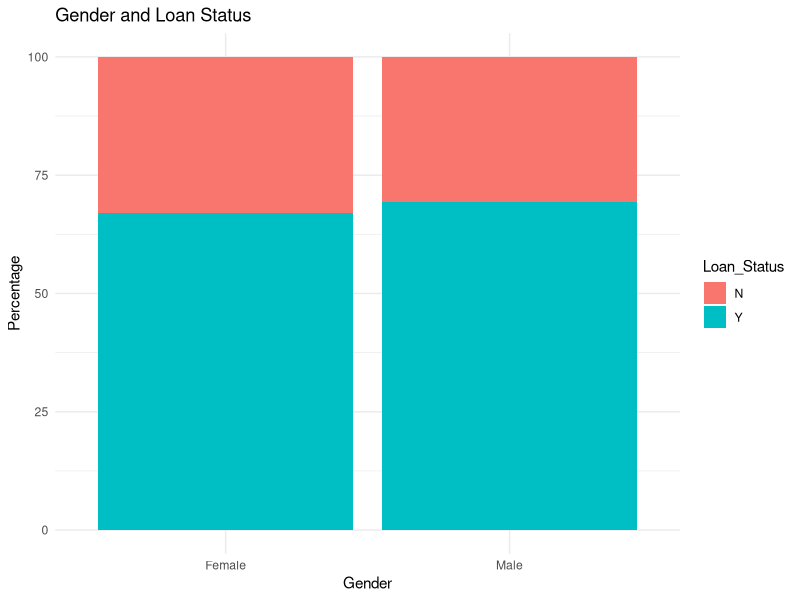
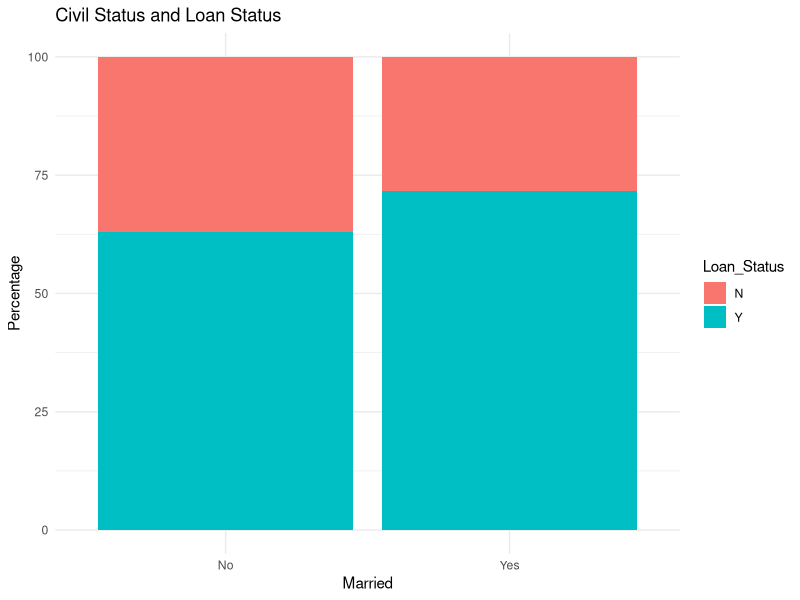
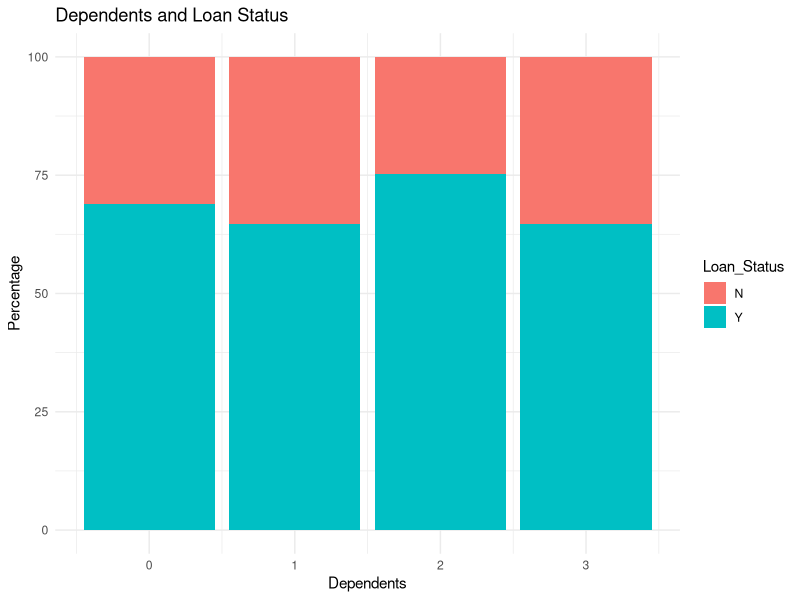
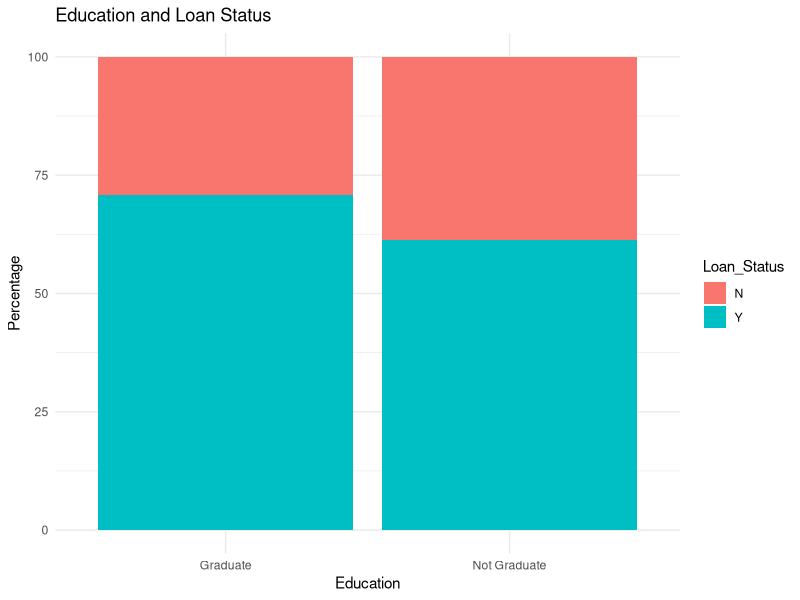
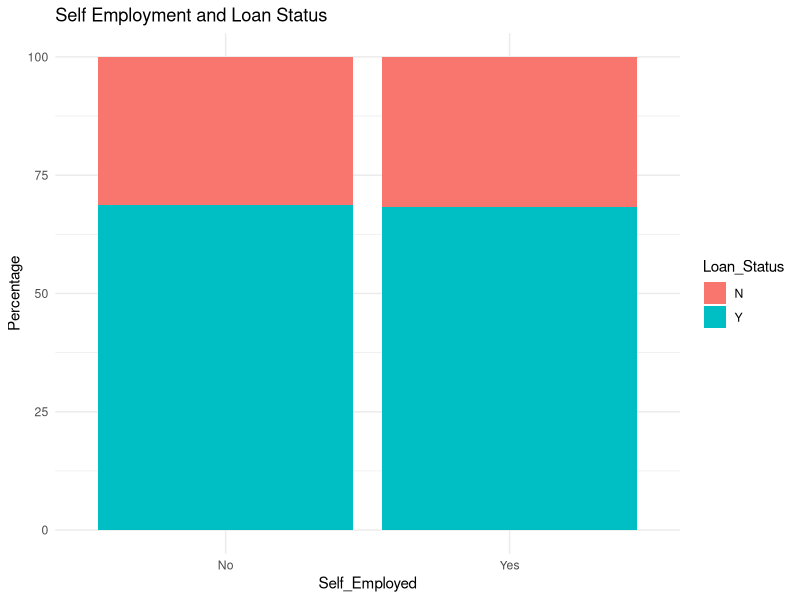
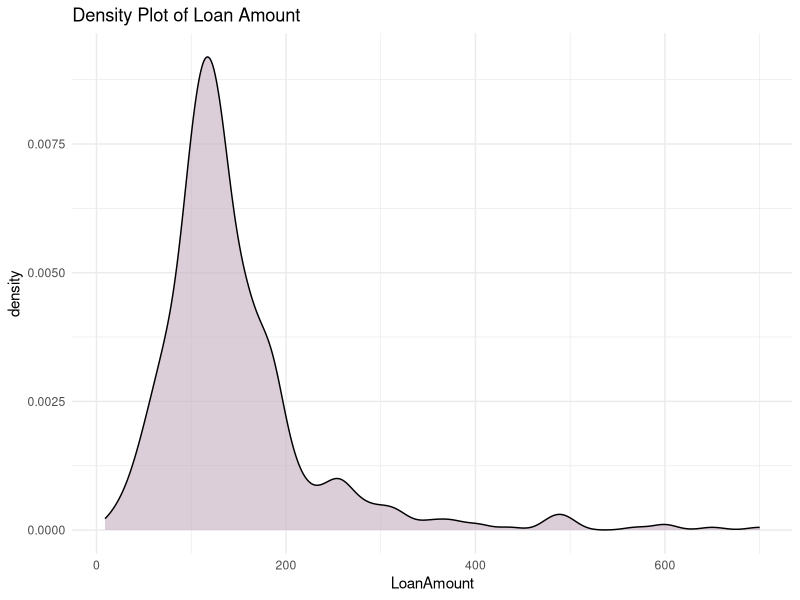
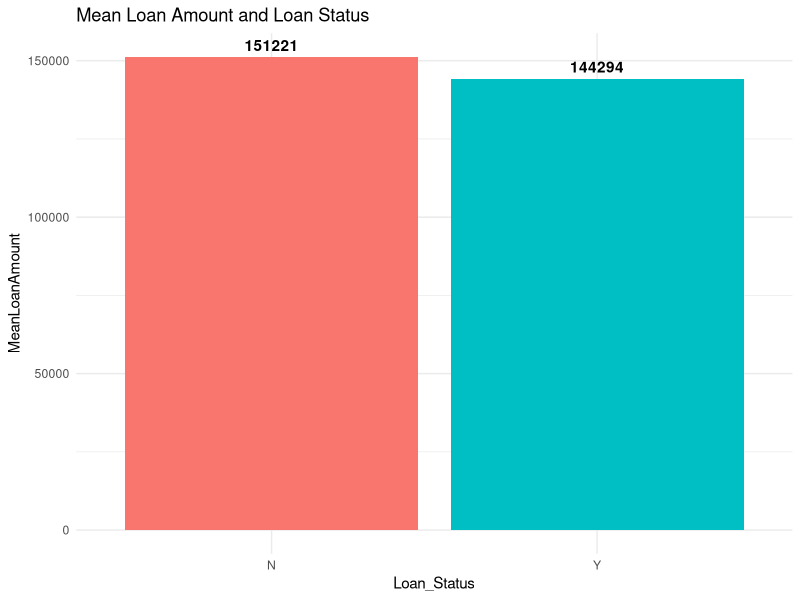
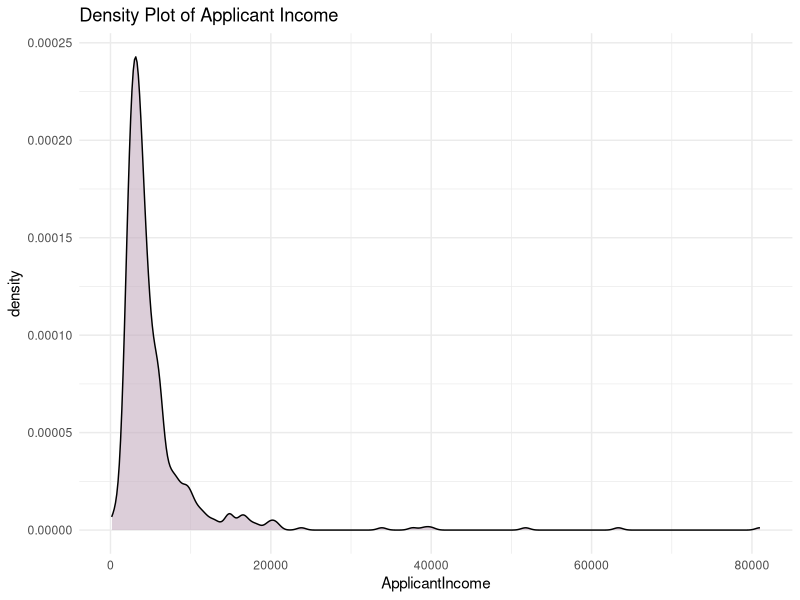

These charts were generated, in order, by the following R code:
## ---- chunk 1
library(dplyr)
data <- read.csv("train.csv")
## ---- chunk 2
as_tibble(data)
## ---- chunk 3
glimpse(data)
## ---- chunk 4
data %>% 
  filter(Gender != "") %>% 
  group_by(Gender, Loan_Status) %>% 
  summarise(Count=n()) %>% 
  mutate(Percentage=paste(round(Count*100/sum(Count),1),"%"))

## ---- chunk 5
library(ggplot2)
data %>% 
  filter(Gender != "") %>% 
  group_by(Gender, Loan_Status) %>% 
  summarise(Count=n()) %>% 
  mutate(Percentage=round(Count*100/sum(Count),1)) %>% 
  ggplot(aes(x=Gender,y=Percentage,fill=Loan_Status))+
  geom_col(position = "stack")+
  theme_minimal()+
  ggtitle("Gender and Loan Status")+
  scale_y_continuous(limits = c(0,100))  

## ---- chunk 6
data %>% 
  filter(Married != "") %>% 
  group_by(Married, Loan_Status) %>% 
  summarise(Count=n()) %>% 
  mutate(Percentage=paste(round(Count*100/sum(Count),1),"%"))

## ---- chunk 7
data %>% 
  filter(Married != "") %>% 
  group_by(Married, Loan_Status) %>% 
  summarise(Count=n()) %>% 
  mutate(Percentage=Count*100/sum(Count)) %>% 
  ggplot(aes(x=Married,y=Percentage,fill=Loan_Status))+
  geom_col(position = "stack")+
  theme_minimal()+
  ggtitle("Civil Status and Loan Status")+
  scale_y_continuous(limits = c(0,100))
## ---- chunk 8
data %>% 
  filter(Dependents != "") %>% 
  group_by(Dependents, Loan_Status) %>% 
  summarise(Count=n()) %>% 
  mutate(Percentage=paste(round(Count*100/sum(Count),1),"%"))
## ---- chunk 9
data %>% 
  filter(Dependents != "") %>% 
  group_by(Dependents, Loan_Status) %>% 
  summarise(Count=n()) %>% 
  mutate(Percentage=Count*100/sum(Count)) %>% 
  ggplot(aes(x=Dependents,y=Percentage,fill=Loan_Status))+
  geom_col(position = "stack")+
  theme_minimal()+
  ggtitle("Dependents and Loan Status")+
  scale_y_continuous(limits = c(0,100))

## ---- chunk 10
data %>% 
  group_by(Education, Loan_Status) %>% 
  summarise(Count=n()) %>% 
  mutate(Percentage=paste(round(Count*100/sum(Count),1),"%"))

## ---- chunk 11
data %>% 
  group_by(Education, Loan_Status) %>% 
  summarise(Count=n()) %>% 
  mutate(Percentage=round(Count*100/sum(Count),1)) %>% 
  ggplot(aes(x=Education, y=Percentage, fill=Loan_Status))+
  geom_col(position = "stack")+
  theme_minimal()+
  ggtitle("Education and Loan Status")+
  scale_y_continuous(limits = c(0,100))
## ---- chunk 12
data %>% 
  filter(Self_Employed != "") %>% 
  group_by(Self_Employed, Loan_Status) %>% 
  summarise(Count=n()) %>% 
  mutate(Percentage=round(Count*100/sum(Count),1))
## ---- chunk 13
data %>% 
  filter(Self_Employed != "") %>% 
  group_by(Self_Employed, Loan_Status) %>% 
  summarise(Count=n()) %>% 
  mutate(Percentage=round(Count*100/sum(Count),1)) %>% 
  ggplot(aes(x=Self_Employed,y=Percentage,fill=Loan_Status))+
  geom_col(position = "stack")+
  theme_minimal()+
  ggtitle("Self Employment and Loan Status")+
  scale_y_continuous(limits = c(0,100))
## ---- chunk 14
data %>% 
  filter(LoanAmount != "") %>% 
  ggplot(aes(x=LoanAmount))+
  geom_density(fill="#C4ADBF",alpha=0.6)+
  theme_minimal()+
  ggtitle("Density Plot of Loan Amount")
## ---- chunk 15
data %>% 
  filter(LoanAmount != "") %>% 
  group_by(Loan_Status) %>% 
  summarise(Count = n(), 
            MeanLoanAmount=mean(LoanAmount*1000) %>% round(2))
## ---- chunk 16
data %>% 
  filter(LoanAmount != "") %>% 
  group_by(Loan_Status) %>% 
  summarise(Count = n(), 
            MeanLoanAmount=mean(LoanAmount*1000) %>% round(0)) %>% 
  ggplot(aes(x=Loan_Status, y=MeanLoanAmount))+
  theme_minimal()+
  geom_col(fill=c("#F8766D","#00BFC4"))+
  geom_text(aes(label=MeanLoanAmount), vjust = -0.5, fontface = "bold")+
  ggtitle("Mean Loan Amount and Loan Status")
## ---- chunk 17
data %>% 
  ggplot(aes(x=ApplicantIncome))+
  geom_density(fill="#C4ADBF",alpha=0.6)+
  theme_minimal()+
  ggtitle("Density Plot of Applicant Income")
## ---- chunk 18
data %>% 
  group_by(Loan_Status) %>% 
  summarise(Count = n(),
            MeanApplicantIncome=mean(ApplicantIncome) %>% 
              round(2))
## ---- chunk 19
data %>% 
  group_by(Loan_Status) %>% 
  summarise(Count = n(),
            MeanApplicantIncome=mean(ApplicantIncome) %>% 
              round(0)) %>% 
  ggplot(aes(x = Loan_Status, y = MeanApplicantIncome))+
  geom_col(fill=c("#F8766D","#00BFC4"))+
  theme_minimal()+
  geom_text(aes(label=MeanApplicantIncome), vjust = -0.5, fontface = "bold")+
  ggtitle("Mean Applicant Income and Loan Status")

## ---- chunk 20
data %>% 
  ggplot(aes(x=CoapplicantIncome))+
  geom_density(fill="#C4ADBF",alpha=0.6)+
  theme_minimal()+
  ggtitle("Density Plot of Coapplicant Income")
## ---- chunk 21
data %>% 
  group_by(Loan_Status) %>% 
  summarise(Count = n(),
            MeanCoapplicantIncome=mean(CoapplicantIncome) %>%  round(2))
## ---- chunk 22
data %>% 
  group_by(Loan_Status) %>% 
  summarise(Count = n(),
            MeanCoapplicantIncome=mean(CoapplicantIncome) %>% round(2)) %>% 
  ggplot(aes(x = Loan_Status, y = MeanCoapplicantIncome))+
  geom_col(fill=c("#F8766D","#00BFC4"))+
  geom_text(aes(label=MeanCoapplicantIncome), vjust = -0.5, fontface = "bold")+
  ggtitle("Mean Coapplicant Income and Loan Status")+
  theme_minimal()
## ---- chunk 23
data %>% 
  filter(Loan_Amount_Term != "") %>% 
  mutate(Loan_Amount_Term = factor(Loan_Amount_Term),
         Loan_Amount_Term = forcats::fct_lump(Loan_Amount_Term, n = 3)) %>% 
  group_by(Loan_Amount_Term,Loan_Status) %>% 
  summarise(Count=n()) %>% 
  mutate(Percentage  = paste(round(Count*100/sum(Count),1),"%"))
## ---- chunk 24
data %>% 
  filter(Loan_Amount_Term != "") %>% 
  mutate(Loan_Amount_Term = factor(Loan_Amount_Term),
         Loan_Amount_Term = forcats::fct_lump(Loan_Amount_Term, n = 3)) %>% 
  group_by(Loan_Amount_Term,Loan_Status) %>% 
  summarise(Count=n()) %>% 
  mutate(Percentage  = round(Count*100/sum(Count),1)) %>% 
  ggplot(aes(x=Loan_Amount_Term,y=Percentage,fill=Loan_Status))+
  geom_col(position = 'stack')+
  ggtitle("Loan Amount Term and Loan Status (Top 3)")+
  scale_y_continuous(limits = c(0,100))+
  theme_minimal()
## ---- chunk 25
data %>% 
  filter(Credit_History != "") %>% 
  group_by(Credit_History,Loan_Status) %>% 
  summarise(Count=n()) %>% 
  mutate(Percentage  = paste(round(Count*100/sum(Count),1),"%"))
## ---- chunk 26
data %>% 
  filter(Credit_History != "") %>% 
  mutate(Credit_History = factor(Credit_History)) %>% 
  group_by(Credit_History,Loan_Status) %>% 
  summarise(Count=n()) %>% 
  mutate(Percentage  = Count*100/sum(Count)) %>% 
  ggplot(aes(x=Credit_History,y=Percentage,fill=Loan_Status))+
  geom_col(position="stack")+
  scale_y_continuous(limits = c(0,100))+
  ggtitle("Credit History and Loan Status")+
  theme_minimal()

## ---- chunk 27
data %>% 
  group_by(Property_Area,Loan_Status) %>% 
  summarise(Count=n()) %>% 
  mutate(Percentage  = paste(round(Count*100/sum(Count),1),"%"))
## ---- chunk 28
data %>% 
  group_by(Property_Area,Loan_Status) %>% 
  summarise(Count=n()) %>% 
  mutate(Percentage  = Count*100/sum(Count)) %>% 
  ggplot(aes(x=Property_Area,y=Percentage,fill=Loan_Status))+
  geom_col(position="stack")+
  scale_y_continuous(limits = c(0,100))+
  ggtitle("Property Area and Loan Status")+
  theme_minimal()

